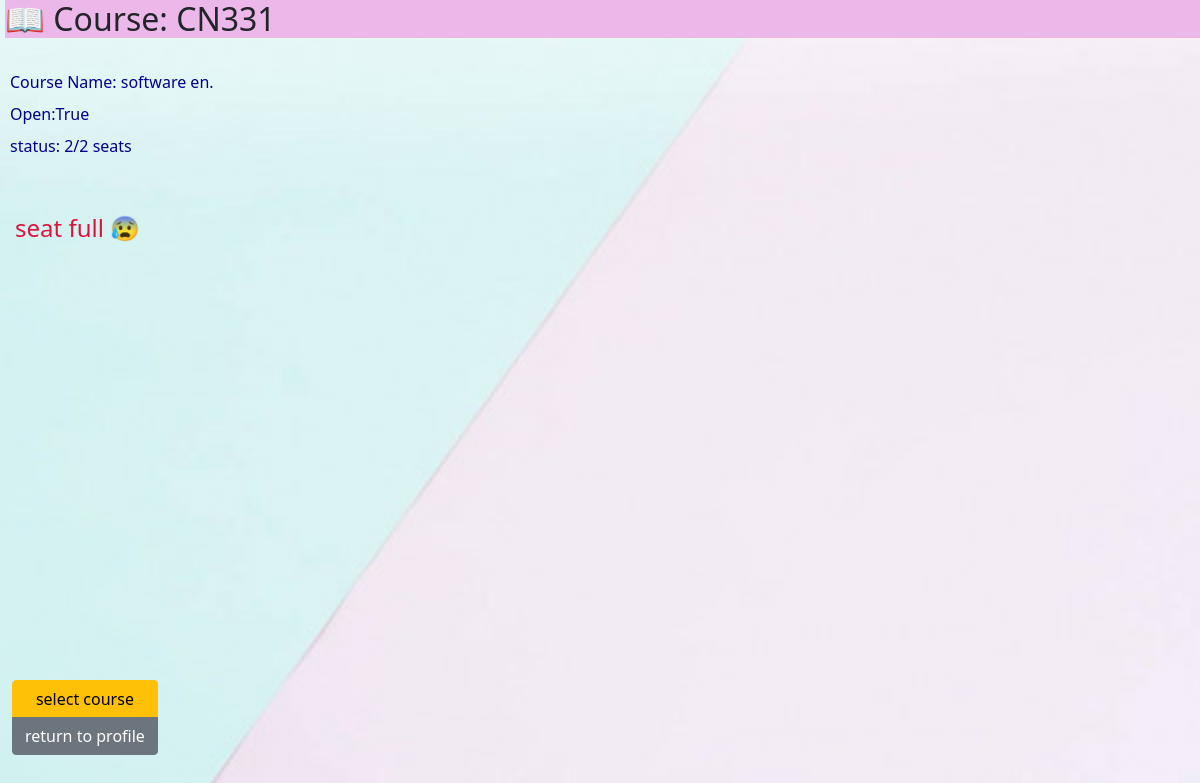
Page /Course/CN331 on the committed database.
### Register/models.py (models this page shows, shortened)
class Course(models.Model):
    course_code = models.CharField(max_length=5 , primary_key= True)
    course_name = models.CharField(max_length=64)
    semester = models.PositiveIntegerField()
    academic_year = models.PositiveIntegerField()
    limit_seat = models.PositiveIntegerField()
    siting = models.PositiveIntegerField()
    status = models.BooleanField()
    student = models.ManyToManyField(User, blank=True,related_name="enroll")

### Register/views.py (the view)
# urls.py: path('<course_code>',views.ShowCourse,name='ShowCourse'),
def ShowCourse(request, course_code):
    info = get_object_or_404(Course,pk=course_code)
    students = info.student.all()
    return render(request,"registers/course_info.html",{
        "Course": info,
        "student":info.student.all(),
        "seat":students.count()
    })

### Register/templates/registers/course_info.html (shortened to what this page needs)
<!DOCTYPE html>
{% load static %}
<html>
    <head>
        <link href="https://cdn.jsdelivr.net/npm/bootstrap@5.1.1/dist/css/bootstrap.min.css" rel="stylesheet">
    </head>
    <body>
        <h2> &#128214 Course: {{ Course.course_code }}</h2>
        <br>
        <dl>
            <dd>Course Name: {{ Course.course_name }}</dd>
            <dd>Open:{{Course.status}}</dd>
            <dd>status: {{seat}}/{{Course.limit_seat}} seats</dd>
        </dl>
        {% if request.user.is_superuser %}
        <br>
        <h2>&#128587 Students</h2>
        <ul>
            {% for y in student %}
            <li>{{ y.first_name }} {{y.last_name}}</li>
            {% empty %}
            <li>No Student</li>
            {% endfor %}
        </ul>
        {% else %}
            <br>
            <div class="a">
                {% if request.user not in student %}
                    {% if Course.status and seat < Course.limit_seat %}
                        <p><a href="{% url 'Register:apply' Course.course_code %}"  class="btn btn-success">Apply course &#128221</a></h3>
                    {% else %}
                        {% if Course.status == False %}
                            <p><h4 style="color:crimson;">Closed &#9203</a></h4>
                        {% else %}
                            <p><h4 style="color:crimson;">seat full &#128560</a></h4>
                        {% endif %}
                    {% endif %}
                {% else %}
                    <h4 style="color: rgba(64, 139, 41, 0.979);">Already Register</h4>
                    <p><a href="{% url 'Register:remove' Course.course_code %}" class="btn btn-danger">&#9888 Remove course &#9888</a></h3>
                {% endif %}
            {% endif %}
            </div>
        <div style="bottom: auto;" class="foo" >
            <div class="btn-group-vertical">
                <a href= "{% url 'Register:index'%}" class="btn btn-warning"> select course </a>
                <a href= "{% url 'Users:studentinfo'%}" class="btn btn-secondary"> return to profile </a>
            </div>
        </div>
    </body>
<html>

### Register/templates/registers/course_info.html (style rules this page uses)
body,html { background-image: url("/static/images/bg-pb.jpg"); background-repeat: no-repeat; background-attachment: fixed; background-size: 100% 100%; }
dl,ul { color:darkblue; font-size: medium; margin-left:10px; }
h2 { background-color: rgb(236, 184, 234); margin-left:5px; }
div.foo { position: absolute; top: 85%; left: 1%; }
div.a { left: 1%; margin-left: 15px; }

### rows in the picture
Course: course_name "software en.", status "True", limit_seat "2"

### other values in the picture
{{ seat }} "2"
